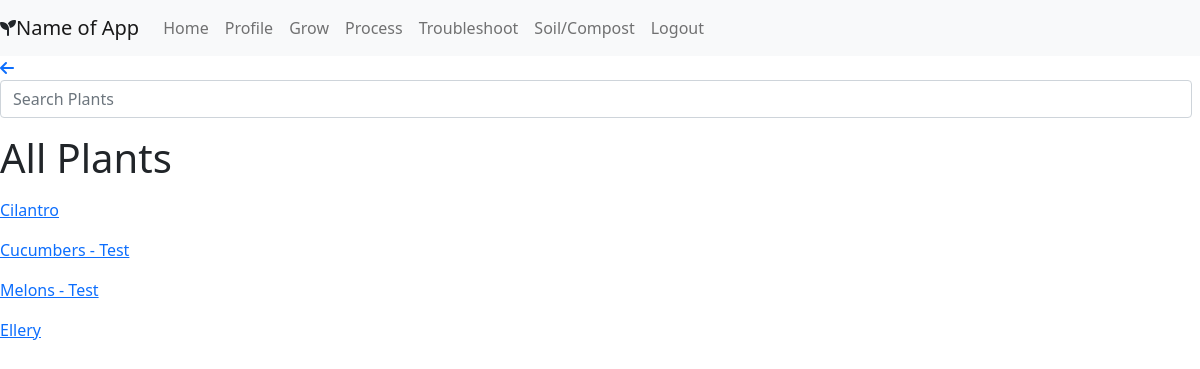
The app's page /grow/all_plants, older data.
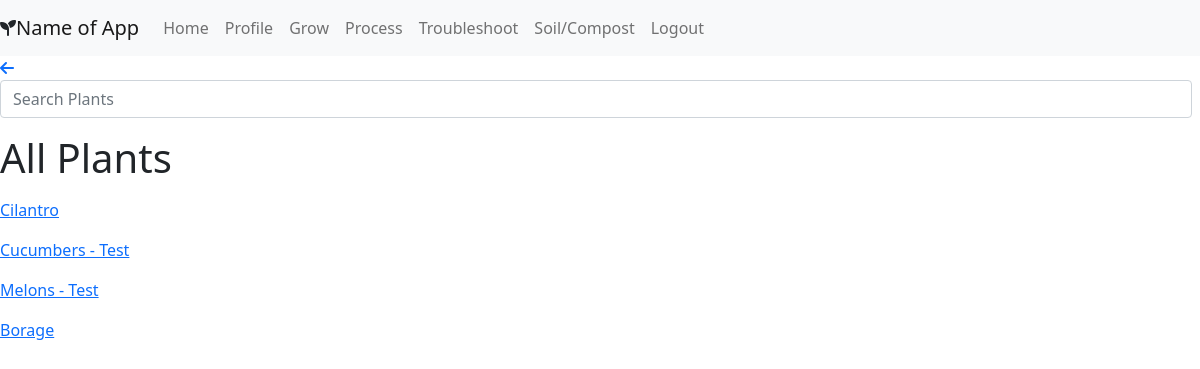
The same page, newer data.
### portfolio/models.py (models this page shows, shortened)
class Plant(models.Model):
    users_like = models.ManyToManyField(User, related_name = "plants_liked")
    category = models.CharField(max_length = 45)
    name = models.CharField(max_length = 45)
    plant_pic = models.ImageField(upload_to=None, height_field=None, width_field=None, max_length=100, blank=True, null=True)
    latin_name = models.CharField(max_length = 45, null=True)
    family=models.CharField(max_length = 45, null=True)
    transplant_or_ds = models.CharField(max_length = 255, null=True)
    start = models.CharField(max_length = 255, null=True)
    succession_planting = models.TextField(null = True)
    spacing = models.CharField(max_length = 45, null=True)
    height_width = models.CharField(max_length = 45, null=True)
    companion_plants = models.TextField(null = True)
    dont_plant_near = models.TextField(null = True)
    sun = models.CharField(max_length = 45, null=True)
    water = models.CharField(max_length = 255, null=True)
    pH = models.CharField(max_length = 45, null=True)
    soil_reqs = models.TextField(null = True)
    pruning = models.TextField(null = True)
    days_to_harvest = models.CharField(max_length = 45, null=True)
    harvesting = models.TextField(null = True)
    common_pests = models.TextField(null = True)
    medicinal_props = models.TextField(null = True)
    edibility = models.TextField(null = True)
    other_uses = models.TextField(null = True)
    specific_notes = models.TextField(null = True)
    created_at = models.DateTimeField(auto_now_add=True)
    updated_at = models.DateTimeField(auto_now=True)
    objects = PlantManager()

### portfolio/views.py (the view)
# urls.py: path('grow/all_plants', views.all_plants),
def all_plants(request):
    context={
        'all_plants': Plant.objects.all()
    }
    return render(request, 'all_plants.html', context)

### portfolio/templates/all_plants.html (shortened to what this page needs)
<!DOCTYPE html>
<html lang="en">
<head>
    <link href="https://cdn.jsdelivr.net/npm/bootstrap@5.0.0-beta3/dist/css/bootstrap.min.css" rel="stylesheet"
>
    <link rel="stylesheet" href="https://cdn.jsdelivr.net/npm/bootstrap-icons@1.4.1/font/bootstrap-icons.css">
    {% load static %}
    <link rel="stylesheet" href="{% static 'css/styles.css' %}">
</head>
<body>
    <div>
        <nav class="navbar navbar-expand-lg navbar-light bg-light sticky-top">
            <i class="fas fa-seedling"></i><a class="navbar-brand" href="/home"> Name of App</a>
            <div class="collapse navbar-collapse" id="navbarNavAltMarkup">
                <div class="navbar-nav">
                    <a class="nav-item nav-link" href="/home">Home</a>
                    <a class="nav-item nav-link" href="/profile/{{current_user.id}}">Profile</a>
                    <a class="nav-item nav-link" href="/grow">Grow</a>
                    <a class="nav-item nav-link" href="/process">Process</a>
                    <a class="nav-item nav-link" href="#">Troubleshoot</a>
                    <a class="nav-item nav-link" href="/soil">Soil/Compost</a>
                    <a class="nav-item nav-link" href="/logout">Logout</a>
                </div>
            </div>
        </nav>
    </div>
    <a href="javascript:history.back()"><i class="fas fa-arrow-left"></i></a>
        <form class="d-flex" id="plant_search" method="POST">
            <input class="form-control me-2" id="searchbar" type="text" name="search"
                placeholder="Search Plants">
        </form>
    <h1>All Plants</h1>
    {% for plant in all_plants %}
    <a href="/grow/details/{{plant.id}}">
        <p>{{plant.name}}</p>
    </a>
    {% endfor %}
</body>
</html>

Row changes from the older to the newer data that the page shows:
changed Plant: name "Ellery" → "Borage"
